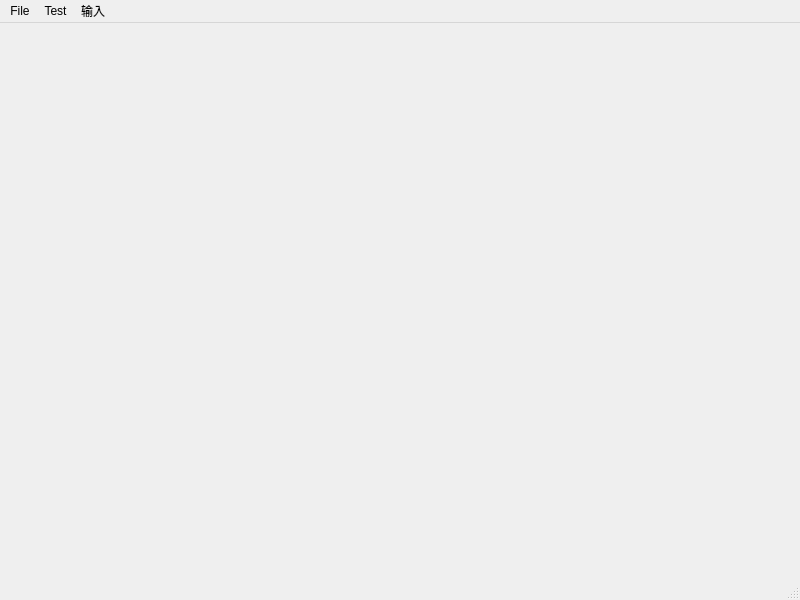
<?xml version="1.0" encoding="UTF-8"?>
<ui version="4.0">
 <class>MainWindow</class>
 <widget class="QMainWindow" name="MainWindow">
  <property name="geometry">
   <rect>
    <x>0</x>
    <y>0</y>
    <width>800</width>
    <height>600</height>
   </rect>
  </property>
  <property name="windowTitle">
   <string>MainWindow</string>
  </property>
  <widget class="QWidget" name="centralwidget"/>
  <widget class="QMenuBar" name="menubar">
   <property name="geometry">
    <rect>
     <x>0</x>
     <y>0</y>
     <width>800</width>
     <height>28</height>
    </rect>
   </property>
   <widget class="QMenu" name="menuquit">
    <property name="title">
     <string>File</string>
    </property>
    <addaction name="separator"/>
    <addaction name="actionQuit"/>
   </widget>
   <widget class="QMenu" name="menuTest">
    <property name="title">
     <string>Test</string>
    </property>
   </widget>
   <widget class="QMenu" name="menu">
    <property name="title">
     <string>输入</string>
    </property>
   </widget>
   <addaction name="menuquit"/>
   <addaction name="menuTest"/>
   <addaction name="menu"/>
  </widget>
  <widget class="QStatusBar" name="statusbar"/>
  <action name="actionQuit">
   <property name="text">
    <string>Quit</string>
   </property>
  </action>
 </widget>
 <resources/>
 <connections/>
</ui>
